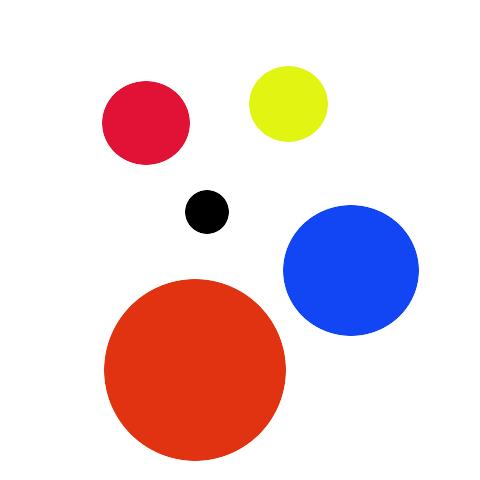
#> input picture src/rikibot_gazebo/script/color_detect.jpg, 480 x 480 px
$ python color_detect.py
#> lines starting #> are read from the running program, lines starting #| are printed output that depends on the picture; after the words box and inside, x2 and y2 are one past the last pixel; in counts of white or black regions, pixels touching at a corner belong together
#!/usr/bin/env python
# -*- coding: UTF-8 -*-
import cv2
import numpy as np

path = './color_detect.jpg'
lower = np.array([0, 87,155])
upper = np.array([22,255,255])

img = cv2.imread(path)
#> img is the input picture: shape (480, 480, 3); mean B, G, R 215.8, 212.9, 234
imgHSV = cv2.cvtColor(img,cv2.COLOR_BGR2HSV)
#> imgHSV: shape (480, 480, 3); mean H, S, V 18, 51.6, 248.1


# 获得指定颜色范围内的掩码
mask = cv2.inRange(imgHSV,lower,upper)
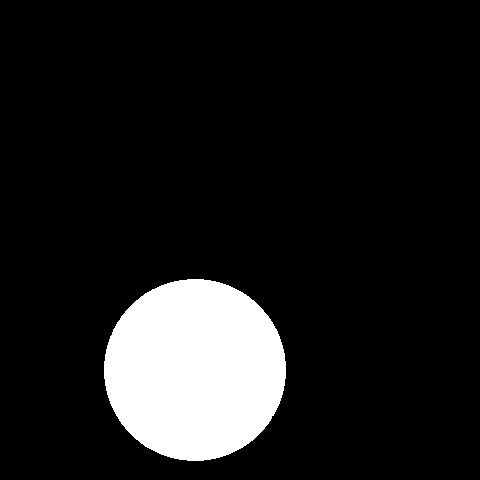
#> mask: shape (480, 480); 11.3% white; 1 white region
# 对原图图像进行按位与的操作，掩码区域保留
imgResult = cv2.bitwise_and(img, img, mask=mask)
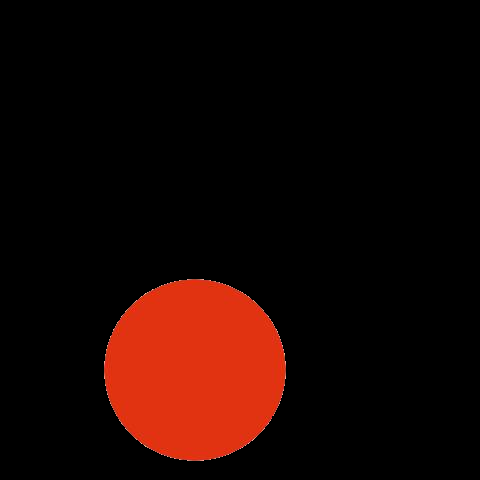
#> imgResult: shape (480, 480, 3); mean B, G, R 2.1, 5.9, 25.3

cnts = cv2.findContours(mask.copy(), cv2.RETR_EXTERNAL, cv2.CHAIN_APPROX_SIMPLE)[-2]
#> cnts = 1 contour; box (x1, y1, x2, y2) and area: (104, 279, 286, 461) 25734
c = max(cnts, key=cv2.contourArea)
#> c = contour of 257 points, box (x1, y1, x2, y2) (104, 279, 286, 461), area 25734
((x, y), radius) = cv2.minEnclosingCircle(c)
#> x = 194.4; y = 369.5; radius = 91.09
cv2.circle(img, (int(x), int(y)), int(radius), (0, 0, 0), 4)
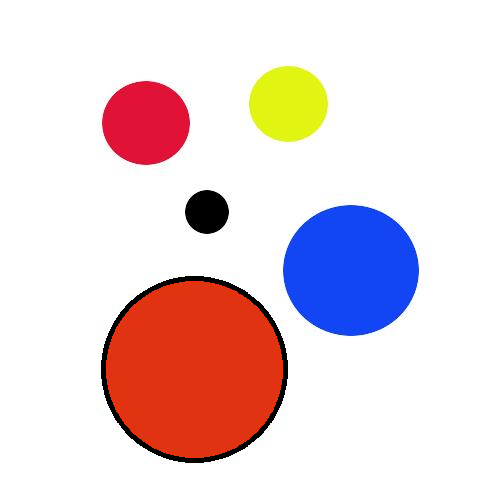
#> img: shape (480, 480, 3); 1.23% of pixels changed, all inside (x1, y1, x2, y2) = (101, 276, 288, 463)

cv2.imshow("detect", img)
cv2.imshow("Mask", mask)
cv2.imshow("Result", imgResult)

cv2.waitKey(0)
